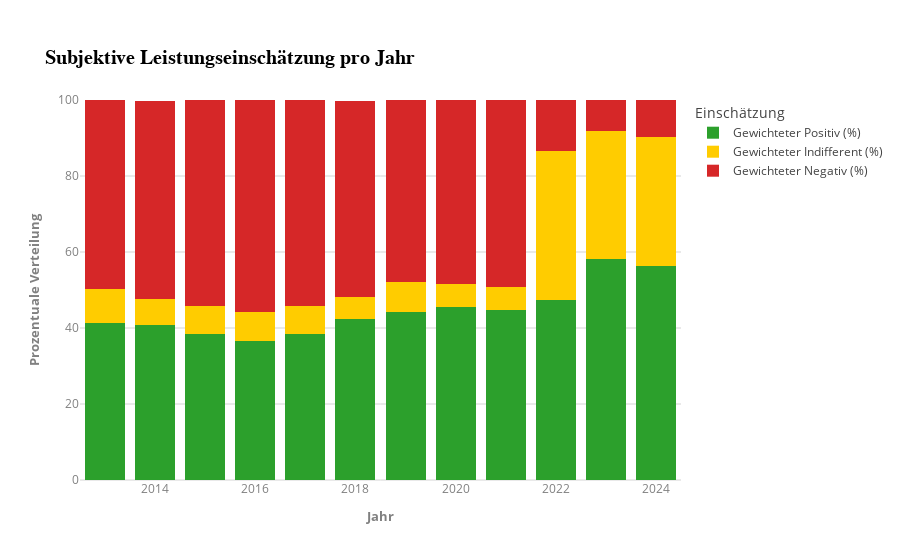

Notebook cell for this chart:
### Code cell
import plotly.express as px

# DataFrame für Plot umstrukturieren
df_leistung_melted = df_leistung.melt(id_vars="Jahr", var_name="Einschätzung", value_name="Prozent")

# Farben für die drei Kategorien definieren
color_map = {
    "Gewichteter Positiv (%)": "#2ca02c",   # Grün
    "Gewichteter Indifferent (%)": "#ffcc00",  # Gelb
    "Gewichteter Negativ (%)": "#d62728"   # Rot
}

# Gestapeltes Balkendiagramm erstellen
fig = px.bar(
    df_leistung_melted,
    x="Jahr",
    y="Prozent",
    color="Einschätzung",
    barmode="stack",
    title="Subjektive Leistungseinschätzung pro Jahr",
    color_discrete_map=color_map,  # Eigene Farben setzen
    template="infoviz"
)

# Layout-Anpassungen
fig.update_layout(
    yaxis=dict(range=[0, 100], title="Prozentuale Verteilung"),
    xaxis=dict(title="Jahr"),
    legend_title="Einschätzung"
)

fig.show()

### Figure 1 — Plotly figure (JSON) as saved in the notebook; plotly's stock layout.template omitted (floating-point values rounded to 4 significant figures)
{"data": [{"hovertemplate": "Einschätzung=Gewichteter Positiv (%)<br>Jahr=%{x}<br>Prozent=%{y}<extra></extra>", "legendgroup": "Gewichteter Positiv (%)", "marker": {"color": "#2ca02c", "pattern": {"shape": ""}}, "name": "Gewichteter Positiv (%)", "orientation": "v", "showlegend": true, "textposition": "auto", "type": "bar", "x": ["2013", "2014", "2015", "2016", "2017", "2018", "2019", "2020", "2021", "2022", "2023", "2024"], "xaxis": "x", "y": [41.38, 40.66, 38.47, 36.62, 38.49, 42.49, 44.33, 45.55, 44.84, 47.38, 58.06, 56.45], "yaxis": "y"}, {"hovertemplate": "Einschätzung=Gewichteter Indifferent (%)<br>Jahr=%{x}<br>Prozent=%{y}<extra></extra>", "legendgroup": "Gewichteter Indifferent (%)", "marker": {"color": "#ffcc00", "pattern": {"shape": ""}}, "name": "Gewichteter Indifferent (%)", "orientation": "v", "showlegend": true, "textposition": "auto", "type": "bar", "x": ["2013", "2014", "2015", "2016", "2017", "2018", "2019", "2020", "2021", "2022", "2023", "2024"], "xaxis": "x", "y": [8.935, 6.868, 7.246, 7.603, 7.359, 5.663, 7.727, 6.032, 5.972, 39.08, 33.67, 33.71], "yaxis": "y"}, {"hovertemplate": "Einschätzung=Gewichteter Negativ (%)<br>Jahr=%{x}<br>Prozent=%{y}<extra></extra>", "legendgroup": "Gewichteter Negativ (%)", "marker": {"color": "#d62728", "pattern": {"shape": ""}}, "name": "Gewichteter Negativ (%)", "orientation": "v", "showlegend": true, "textposition": "auto", "type": "bar", "x": ["2013", "2014", "2015", "2016", "2017", "2018", "2019", "2020", "2021", "2022", "2023", "2024"], "xaxis": "x", "y": [49.7, 52.25, 54.47, 55.74, 54.07, 51.66, 47.93, 48.35, 49.2, 13.8, 8.198, 9.739], "yaxis": "y"}], "layout": {"barmode": "stack", "legend": {"title": {"text": "Einschätzung"}, "tracegroupgap": 0}, "title": {"text": "Subjektive Leistungseinschätzung pro Jahr"}, "xaxis": {"anchor": "y", "domain": [0, 1], "title": {"text": "Jahr"}}, "yaxis": {"anchor": "x", "domain": [0, 1], "range": [0, 100], "title": {"text": "Prozentuale Verteilung"}}}}
